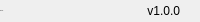
              <widget class="QFrame" name="bottomBar">
               <property name="minimumSize">
                <size>
                 <width>0</width>
                 <height>22</height>
                </size>
               </property>
               <property name="maximumSize">
                <size>
                 <width>16777215</width>
                 <height>22</height>
                </size>
               </property>
               <property name="frameShape">
                <enum>QFrame::NoFrame</enum>
               </property>
               <property name="frameShadow">
                <enum>QFrame::Raised</enum>
               </property>
               <layout class="QHBoxLayout" name="horizontalLayout_5">
                <property name="spacing">
                 <number>0</number>
                </property>
                <property name="leftMargin">
                 <number>0</number>
                </property>
                <property name="topMargin">
                 <number>0</number>
                </property>
                <property name="rightMargin">
                 <number>0</number>
                </property>
                <property name="bottomMargin">
                 <number>0</number>
                </property>
                <item>
                 <widget class="QLabel" name="creditsLabel">
                  <property name="maximumSize">
                   <size>
                    <width>16777215</width>
                    <height>16</height>
                   </size>
                  </property>
                  <property name="font">
                   <font>
                    <family>Segoe UI</family>
                    <pointsize>-1</pointsize>
                    <italic>false</italic>
                    <bold>false</bold>
                   </font>
                  </property>
                  <property name="text">
                   <string>CHALK</string>
                  </property>
                  <property name="alignment">
                   <set>Qt::AlignLeading|Qt::AlignLeft|Qt::AlignVCenter</set>
                  </property>
                 </widget>
                </item>
                <item>
                 <widget class="QLabel" name="version">
                  <property name="text">
                   <string>v1.0.0</string>
                  </property>
                  <property name="alignment">
                   <set>Qt::AlignRight|Qt::AlignTrailing|Qt::AlignVCenter</set>
                  </property>
                 </widget>
                </item>
                <item>
                 <widget class="QFrame" name="frame_size_grip">
                  <property name="minimumSize">
                   <size>
                    <width>20</width>
                    <height>0</height>
                   </size>
                  </property>
                  <property name="maximumSize">
                   <size>
                    <width>20</width>
                    <height>16777215</height>
                   </size>
                  </property>
                  <property name="frameShape">
                   <enum>QFrame::NoFrame</enum>
                  </property>
                  <property name="frameShadow">
                   <enum>QFrame::Raised</enum>
                  </property>
                 </widget>
                </item>
               </layout>
              </widget>
